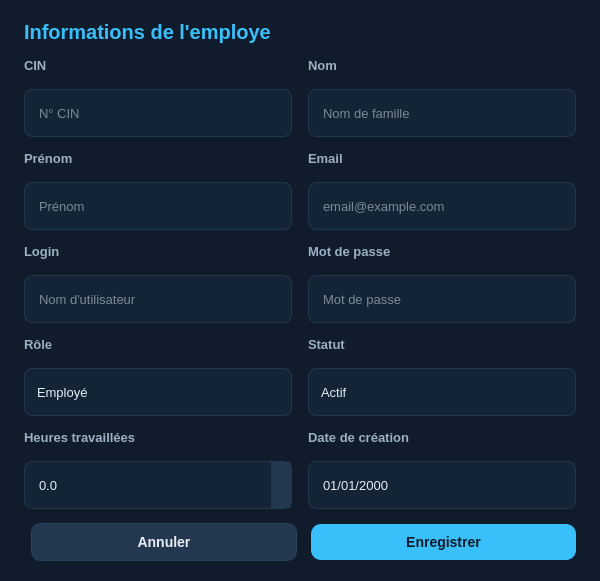
<?xml version="1.0" encoding="UTF-8"?>
<ui version="4.0">
 <class>UserDialog</class>
 <widget class="QDialog" name="UserDialog">
  <property name="geometry"><rect><x>0</x><y>0</y><width>600</width><height>520</height></rect></property>
  <property name="windowTitle"><string>Utilisateur</string></property>
  <property name="styleSheet"><string notr="true">
QDialog#UserDialog {
  background-color: #101c2c;
  color: #e6eef6;
}
QLabel {
  color: #9bb0c3;
  font-size: 13px;
  font-weight: 700;
  background: transparent;
}
QLineEdit, QComboBox, QDoubleSpinBox, QDateEdit {
  background-color: #132437;
  border: 1px solid #23374e;
  border-radius: 8px;
  padding: 8px 12px;
  color: #e6eef6;
  font-size: 13px;
  min-height: 30px;
  selection-background-color: #1e8de0;
}
QLineEdit:focus, QComboBox:focus, QDoubleSpinBox:focus, QDateEdit:focus {
  border-color: #39c0fa;
}
QDoubleSpinBox::up-button, QDoubleSpinBox::down-button {
  background: #23374e;
  border: none;
  width: 20px;
}
QDoubleSpinBox::up-button:hover, QDoubleSpinBox::down-button:hover {
  background: #39c0fa;
}
QComboBox::drop-down {
  border: 0px;
  width: 24px;
}
QComboBox QAbstractItemView {
  background-color: #132437;
  color: #e6eef6;
  selection-background-color: #1e8de0;
  border: 1px solid #23374e;
}
QDateEdit::drop-down {
  border: 0px;
  width: 24px;
}
#btnOk {
  background-color: #39c0fa;
  color: #0c1a29;
  border: 0px;
  border-radius: 10px;
  padding: 10px 30px;
  font-size: 14px;
  font-weight: 700;
  min-width: 120px;
}
#btnOk:hover {
  background-color: #56cdfc;
}
#btnCancel {
  background-color: #23374e;
  color: #e6eef6;
  border: 1px solid #2b4561;
  border-radius: 10px;
  padding: 10px 30px;
  font-size: 14px;
  font-weight: 700;
  min-width: 120px;
}
#btnCancel:hover {
  background-color: #2b4561;
}
  </string></property>
  <layout class="QVBoxLayout">
   <property name="leftMargin"><number>24</number></property>
   <property name="topMargin"><number>20</number></property>
   <property name="rightMargin"><number>24</number></property>
   <property name="bottomMargin"><number>20</number></property>
   <property name="spacing"><number>14</number></property>
   <item>
    <widget class="QLabel">
     <property name="text"><string>Informations de l'employe</string></property>
     <property name="styleSheet"><string notr="true">color:#39c0fa;font-size:20px;font-weight:700;</string></property>
    </widget>
   </item>
   <!-- Row 1: CIN + Nom -->
   <item>
    <layout class="QHBoxLayout">
     <property name="spacing"><number>16</number></property>
     <item>
      <layout class="QVBoxLayout">
       <item><widget class="QLabel"><property name="text"><string>CIN</string></property></widget></item>
       <item><widget class="QLineEdit" name="lineCIN"><property name="placeholderText"><string>N° CIN</string></property></widget></item>
      </layout>
     </item>
     <item>
      <layout class="QVBoxLayout">
       <item><widget class="QLabel"><property name="text"><string>Nom</string></property></widget></item>
       <item><widget class="QLineEdit" name="lineNom"><property name="placeholderText"><string>Nom de famille</string></property></widget></item>
      </layout>
     </item>
    </layout>
   </item>
   <!-- Row 2: Prénom + Email -->
   <item>
    <layout class="QHBoxLayout">
     <property name="spacing"><number>16</number></property>
     <item>
      <layout class="QVBoxLayout">
       <item><widget class="QLabel"><property name="text"><string>Prénom</string></property></widget></item>
       <item><widget class="QLineEdit" name="linePrenom"><property name="placeholderText"><string>Prénom</string></property></widget></item>
      </layout>
     </item>
     <item>
      <layout class="QVBoxLayout">
       <item><widget class="QLabel"><property name="text"><string>Email</string></property></widget></item>
       <item><widget class="QLineEdit" name="lineEmail"><property name="placeholderText"><string>email@example.com</string></property></widget></item>
      </layout>
     </item>
    </layout>
   </item>
   <!-- Row 3: Login + Password -->
   <item>
    <layout class="QHBoxLayout">
     <property name="spacing"><number>16</number></property>
     <item>
      <layout class="QVBoxLayout">
       <item><widget class="QLabel"><property name="text"><string>Login</string></property></widget></item>
       <item><widget class="QLineEdit" name="lineLogin"><property name="placeholderText"><string>Nom d'utilisateur</string></property></widget></item>
      </layout>
     </item>
     <item>
      <layout class="QVBoxLayout">
       <item><widget class="QLabel"><property name="text"><string>Mot de passe</string></property></widget></item>
       <item><widget class="QLineEdit" name="linePassword"><property name="placeholderText"><string>Mot de passe</string></property></widget></item>
      </layout>
     </item>
    </layout>
   </item>
   <!-- Row 4: Rôle + Statut -->
   <item>
    <layout class="QHBoxLayout">
     <property name="spacing"><number>16</number></property>
     <item>
      <layout class="QVBoxLayout">
       <item><widget class="QLabel"><property name="text"><string>Rôle</string></property></widget></item>
       <item>
        <widget class="QComboBox" name="comboRole">
         <item><property name="text"><string>Employé</string></property></item>
         <item><property name="text"><string>Manager</string></property></item>
         <item><property name="text"><string>Stagiaire</string></property></item>
         <item><property name="text"><string>Directeur</string></property></item>
         <item><property name="text"><string>RH</string></property></item>
        </widget>
       </item>
      </layout>
     </item>
     <item>
      <layout class="QVBoxLayout">
       <item><widget class="QLabel"><property name="text"><string>Statut</string></property></widget></item>
       <item>
        <widget class="QComboBox" name="comboStatut">
         <item><property name="text"><string>Actif</string></property></item>
         <item><property name="text"><string>Inactif</string></property></item>
        </widget>
       </item>
      </layout>
     </item>
    </layout>
   </item>
   <!-- Row 5: Heures + Date création -->
   <item>
    <layout class="QHBoxLayout">
     <property name="spacing"><number>16</number></property>
     <item>
      <layout class="QVBoxLayout">
       <item><widget class="QLabel"><property name="text"><string>Heures travaillées</string></property></widget></item>
       <item>
        <widget class="QDoubleSpinBox" name="spinHeures">
         <property name="maximum"><double>9999.000000000000000</double></property>
         <property name="decimals"><number>1</number></property>
        </widget>
       </item>
      </layout>
     </item>
     <item>
      <layout class="QVBoxLayout">
       <item><widget class="QLabel"><property name="text"><string>Date de création</string></property></widget></item>
       <item>
        <widget class="QDateEdit" name="dateCreation">
         <property name="calendarPopup"><bool>true</bool></property>
         <property name="displayFormat"><string>dd/MM/yyyy</string></property>
        </widget>
       </item>
      </layout>
     </item>
    </layout>
   </item>
   <!-- Spacer -->
   <item><spacer><property name="orientation"><enum>Qt::Vertical</enum></property><property name="sizeHint" stdset="0"><size><width>20</width><height>10</height></size></property></spacer></item>
   <!-- Buttons -->
   <item>
    <layout class="QHBoxLayout">
     <property name="spacing"><number>14</number></property>
     <item><spacer><property name="orientation"><enum>Qt::Horizontal</enum></property></spacer></item>
     <item>
      <widget class="QPushButton" name="btnCancel">
       <property name="text"><string>Annuler</string></property>
       <property name="cursor"><cursorShape>PointingHandCursor</cursorShape></property>
      </widget>
     </item>
     <item>
      <widget class="QPushButton" name="btnOk">
       <property name="text"><string>Enregistrer</string></property>
       <property name="cursor"><cursorShape>PointingHandCursor</cursorShape></property>
      </widget>
     </item>
    </layout>
   </item>
  </layout>
 </widget>
 <resources/>
 <connections/>
</ui>
